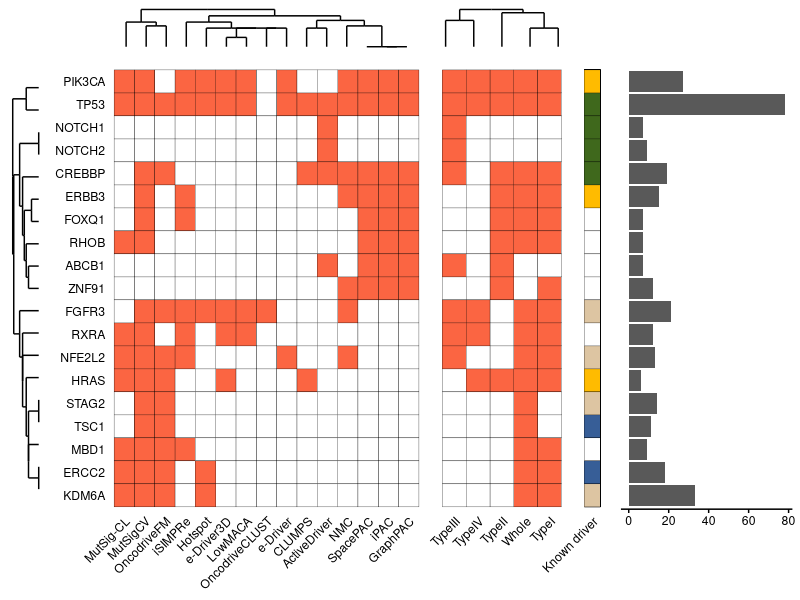

Write the R code that produced this figure.
library (ggplot2)
library (pheatmap)
library (reshape2)
library (gridExtra)
library (gplots)
library (ggdendro)
library (grid)

#NOW WE GO FOR PART "B"

pipeline.res <- read.table ("../raw_data/matrix_blca.txt", sep = "\t", header = TRUE, check.names = FALSE)

#THIS ADJUSTS THE ORDER OF THE "MODE OF ACTION" LEGEND
pipeline.res$Mode <- factor (pipeline.res$Mode, levels = c ("OG", "TSG", "OG/TSG", "Unk", "N/A"))

#WE SUBSET TO THE FRACTION OF GENES WE WANT
#I LIMITED THE PLOT TO GENES DETECTED BY FIVE OR MORE METHODS, OR KNOWN DRIVER GENES IN THAT TISSUE DETECTED AT LEAST ONCE
#FEEL FREE TO ADJUST TO ADD OTHER GENES
pipe.sig <- subset (pipeline.res, Detected > 3 | (Detected > 0 & KnownDriver != "No"))

#SUBSET ONLY THE PART WE WANT
mat.plot <- pipe.sig[,c ("Gene", "MutSigCV", "OncodriveFM", "OncodriveCLUST", "NMC", "MutSig-CL", "e-Driver", "e-Driver3D", "iPAC", "GraphPAC", "SpacePAC", "CLUMPS", "iSIMPRe", "ActiveDriver", "Hotspot", "LowMACA")]
mat.melt <- melt (mat.plot)

#BINARIZE THE PREDICTIONS INSTEAD OF P-VALS
mat.melt$value <- ifelse (mat.melt$value < 0.05, 1, 0)

#RE-CREATE THE MATRIX
mat.plot <- acast (mat.melt, Gene ~ variable, value.var = "value")

#CALC THE CLUSTERING FOR THE METHODS AND GET THE DENDROGRAM
model.meth <- hclust (dist (t(mat.plot)))
dhc.meth <- as.dendrogram (model.meth)
ddata.meth <- dendro_data (dhc.meth, type = "rectangle")
dendro.meth <- ggplot (segment (ddata.meth)) + geom_segment (aes (x = x, y = y, xend = xend, yend = yend)) + theme (panel.background = element_blank(), axis.text = element_blank(), axis.ticks = element_blank(), axis.title = element_blank())

#CALC THE CLUSTERING FOR THE GENES AND GET THE DENDROGRAM
model.gene <- hclust (dist (mat.plot))
dhc.gene <- as.dendrogram (model.gene)
ddata.gene <- dendro_data (dhc.gene, type = "rectangle")
dendro.gene <- ggplot (segment (ddata.gene)) + geom_segment (aes (x = -x, y = -y, xend = -xend, yend = -yend)) + theme (panel.background = element_blank(), axis.text = element_blank(), axis.ticks = element_blank(), axis.title = element_blank()) + coord_flip ()

#RE-ORDER THE GENES
pipe.sig$Gene <- factor (pipe.sig$Gene, levels = rev(rownames (mat.plot)[model.gene$order]))
pipe.melt <- melt (pipe.sig)
pipe.npat <- pipe.melt

#BINARIZE THE PREDICTIONS INSTEAD OF P-VALS
pipe.melt$value <- ifelse (pipe.melt$value < 0.05, "Yes", "No")

#RE-ORDER THE METHODS
methods.sorted <- colnames (mat.plot)[model.meth$order]
methods.sorted[16] <- "NPat"
methods.sorted[17] <- "Detected"
pipe.melt$variable <- factor (pipe.melt$variable, levels = methods.sorted)

#PREPARE THE PLOTS
heat.plot <- ggplot (subset (pipe.melt, !(variable %in% c("NPat", "Detected"))), aes (x = variable, y = Gene)) + geom_tile (aes (fill = value), color = "black") + theme (axis.text = element_text (color = "black"), axis.text.x = element_text (angle = 45, hjust = 1), axis.ticks = element_blank(), axis.line = element_blank(), panel.background = element_blank(), axis.title = element_blank(), legend.position = "none") + scale_fill_manual (name = "Detected", values = c("white", "#FB6542"))
npat.plot <- ggplot (subset (pipe.npat, variable == "NPat"), aes (x = Gene, y = value)) + geom_bar (stat = "identity") + coord_flip() + theme (axis.text.y = element_blank(), axis.ticks.y = element_blank(), axis.title = element_blank(), axis.text.x = element_text (color = "black"), axis.ticks.x = element_line (color = "black"), axis.line.x = element_line (color = "black"), panel.background = element_blank())
known.plot <- ggplot (pipe.melt, aes (x = "Known driver", y = Gene)) + geom_tile (aes (fill = Mode), color = "black") + theme (axis.text.y = element_blank(), axis.ticks = element_blank(), axis.title = element_blank(), axis.text.x = element_text (color = "black", angle = 45, hjust = 1), legend.position = "none", panel.background = element_blank()) + scale_fill_manual (values = c ("#FFBB00", "#375E97", "#3F681C", "#DDC5A2", "white"))
empty.plot <- rectGrob(gp=gpar(col="white"))

#CREATE THE SUMMARY PER CATEGORIES
pipeline.back <- pipeline.res
pipeline.back$Whole <- apply (pipeline.res[,c("OncodriveFM", "MutSigCV")], 1, min)
pipeline.back$TypeI <- apply (pipeline.res[,c("NMC", "OncodriveCLUST", "MutSig-CL", "Hotspot", "iSIMPRe")], 1, min)
pipeline.back$TypeII <- apply (pipeline.res[,c("GraphPAC", "iPAC", "SpacePAC", "CLUMPS")], 1, min)
pipeline.back$TypeIII <- apply (pipeline.res[,c("ActiveDriver", "e-Driver", "LowMACA")], 1, min)
pipeline.back$TypeIV <- pipeline.res$'e-Driver3D'

pipe.back.sig <- subset (pipeline.back, Detected > 3 | (Detected > 0 & KnownDriver != "No"))

mat.back.plot <- pipe.back.sig[,c ("Gene", "Whole", "TypeI", "TypeII", "TypeIII", "TypeIV")]
mat.back.melt <- melt (mat.back.plot)
mat.back.melt$value <- ifelse (mat.back.melt$value < 0.05, 1, 0)
mat.back.plot <- acast (mat.back.melt, Gene ~ variable, value.var = "value")

#CALC DENDROGRAM FROM CATEGORIES
model.type <- hclust (dist (t(mat.back.plot)))
dhc.type <- as.dendrogram (model.type)
ddata.type <- dendro_data (dhc.type, type = "rectangle")
dendro.type <- ggplot (segment (ddata.type)) + geom_segment (aes (x = x, y = y, xend = xend, yend = yend)) + theme (panel.background = element_blank(), axis.text = element_blank(), axis.ticks = element_blank(), axis.title = element_blank())

pipe.back.sig$Gene <- factor (pipe.back.sig$Gene, levels = rev(rownames (mat.plot)[model.gene$order]))
pipe.back.melt <- melt (pipe.back.sig[,c ("Gene", "Whole", "TypeI", "TypeII", "TypeIII", "TypeIV", "NPat", "Detected", "KnownDriver")])
pipe.back.melt$value <- ifelse (pipe.back.melt$value < 0.05, "Yes", "No")

#ORDER CATEGORIES
types.sorted <- colnames (mat.back.plot)[model.type$order]
types.sorted[6] <- "NPat"
types.sorted[7] <- "Detected"
pipe.back.melt$variable <- factor (pipe.back.melt$variable, levels = types.sorted)

#CREATE THE PLOT FOR THE CATEGORIES
type.plot <- ggplot (subset (pipe.back.melt, !(variable %in% c("NPat", "Detected"))), aes (x = variable, y = Gene)) + geom_tile (aes (fill = value), color = "black") + theme (axis.text = element_text (color = "black"), axis.text.x = element_text (angle = 45, hjust = 1), axis.ticks = element_blank(), axis.line = element_blank(), panel.background = element_blank(), axis.title = element_blank(), legend.position = "none") + scale_fill_manual (name = "Detected", values = c("white", "#FB6542")) + theme (axis.text.y = element_blank())

#ADJUST HEIGHTS OF THE METHODS
gA=ggplot_gtable(ggplot_build(heat.plot))
gB=ggplot_gtable(ggplot_build(type.plot))
gC=ggplot_gtable(ggplot_build(known.plot))
gD=ggplot_gtable(ggplot_build(npat.plot))
gE=ggplot_gtable(ggplot_build(dendro.gene))
maxHeight = grid::unit.pmax(gA$heights, gB$heights, gC$heights, gD$heights, gE$heights)
gA$heights <- as.list(maxHeight)
gB$heights <- as.list(maxHeight)
gC$heights <- as.list(maxHeight)
gD$heights <- as.list(maxHeight)
gE$heights <- as.list(maxHeight)

gF=ggplot_gtable(ggplot_build(dendro.meth))
gG=ggplot_gtable(ggplot_build(dendro.type))

maxWidth = grid::unit.pmax(gA$widths, gF$widths)
gA$widths <- as.list(maxWidth)
gF$widths <- as.list(maxWidth)

maxWidth = grid::unit.pmax(gB$widths, gG$widths)
gB$widths <- as.list(maxWidth)
gG$widths <- as.list(maxWidth)

#ARRANGE IT ALL
grid.arrange (empty.plot, gF, gG, empty.plot, empty.plot, gE, gA, gB, gC, gD, nrow = 2, widths = c (1/10, 4/5, 3/10, 2/25, 2/5), heights = c (1/10, 9/10))
